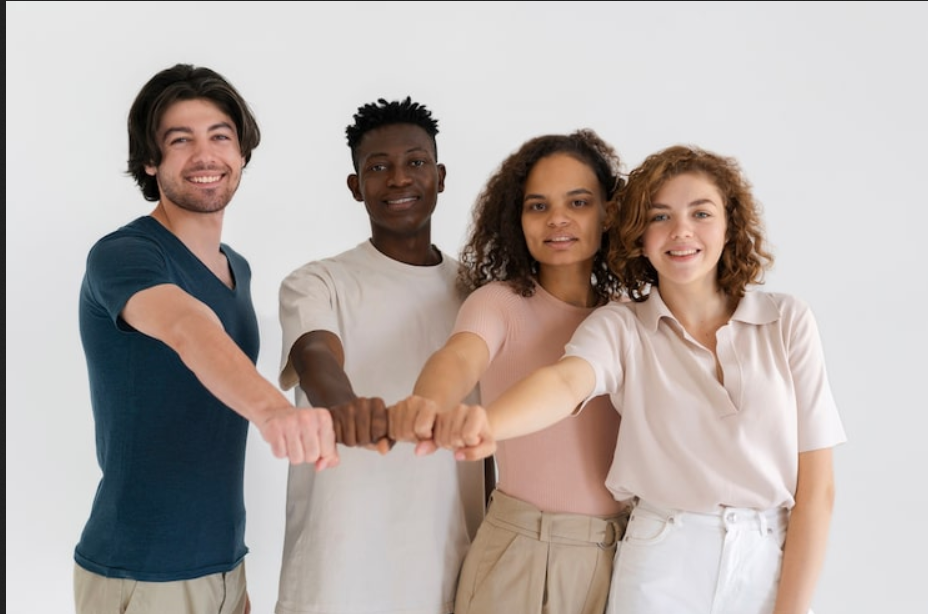
#> input picture dataset/img.png, 928 x 614 px
$ python Scripts.py
#> lines starting #> are read from the running program, lines starting #| are printed output that depends on the picture; after the words box and inside, x2 and y2 are one past the last pixel; in counts of white or black regions, pixels touching at a corner belong together
import cv2

init = cv2.CascadeClassifier("haarcascades/haarcascade_frontalface_default.xml")
imagem = cv2.imread('dataset/img.png')
#> imagem is the input picture: shape (614, 928, 3); mean B, G, R 167.1, 171.4, 181.5

imagemTransmuted = cv2.cvtColor(imagem, cv2.COLOR_BGR2GRAY)
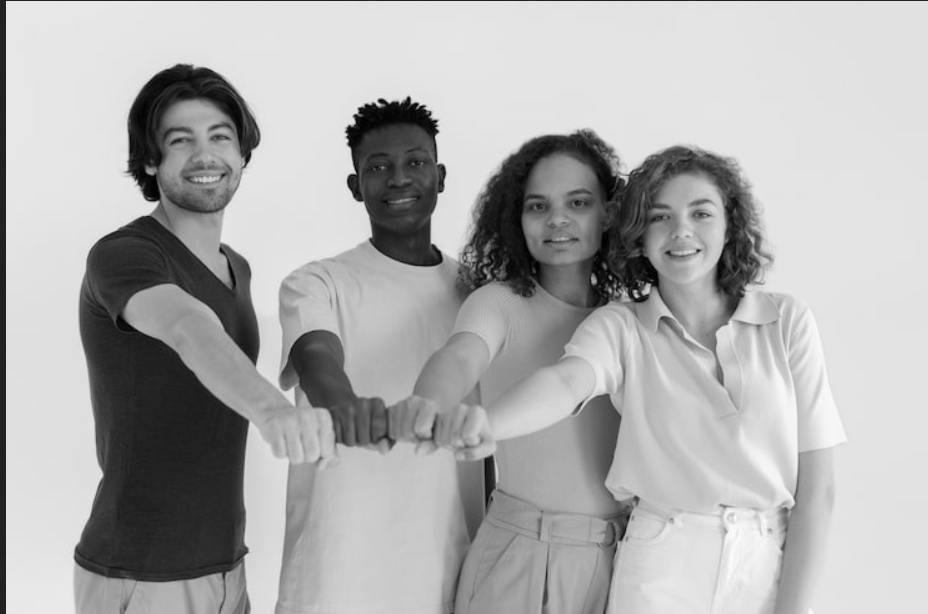
#> imagemTransmuted: shape (614, 928); min 0, max 253, mean 173.9

faces = init.detectMultiScale(imagemTransmuted, scaleFactor=1.1, minNeighbors=3, minSize=(20,30))
#> faces = [[358, 134, 81, 81], [507, 166, 104, 104], [152, 100, 99, 99], [630, 176, 105, 105]]


print(faces)
#| [[358 134  81  81]
#|  [507 166 104 104]
#|  [152 100  99  99]
#|  [630 176 105 105]]

for(x,y,w,h) in faces:
    cv2.rectangle(imagem,(x,y),(x+w,y+h),(0,255,0),2)
#> this loop made 4 passes
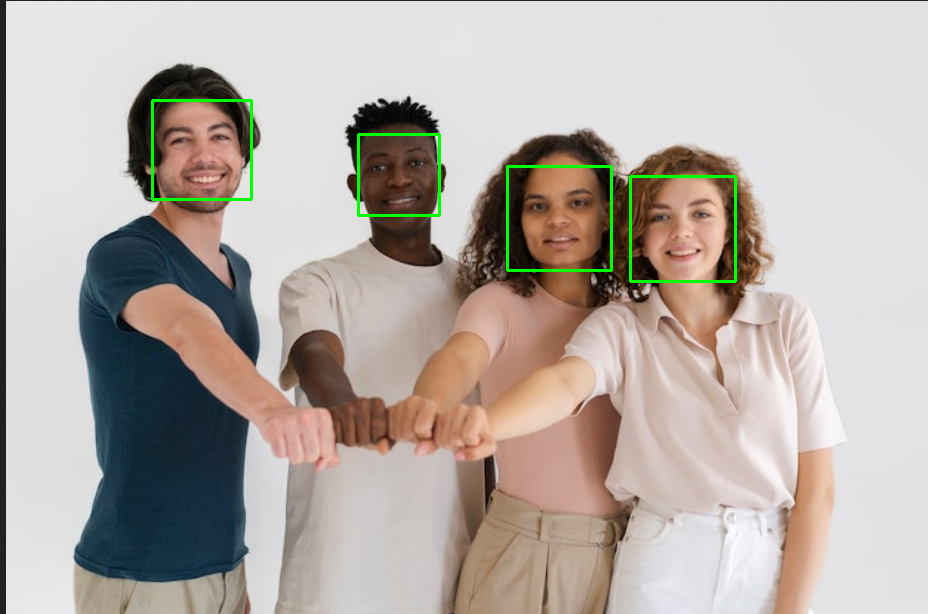
#> imagem: shape (614, 928, 3); 0.82% of pixels changed, all inside (x1, y1, x2, y2) = (151, 99, 737, 283)

cv2.imshow("faces", imagem)
cv2.waitKey()

$ run again, with dataset/360_F_484873483_hg1ofIdXbMha5lKEDG3hJBrwKh1oikTq.jpg saved as dataset/img.png
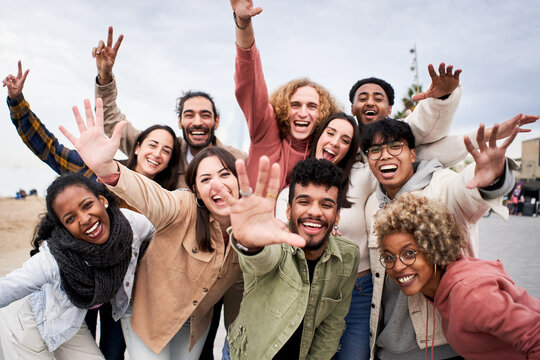
#> input picture dataset/360_F_484873483_hg1ofIdXbMha5lKEDG3hJBrwKh1oikTq.jpg, 540 x 360 px
#> imagem is the input picture: shape (360, 540, 3); mean B, G, R 144.6, 149.2, 168
#> `imagemTransmuted = cv2.cvtColor(imagem, cv2.COLOR_BGR2GRAY)`:
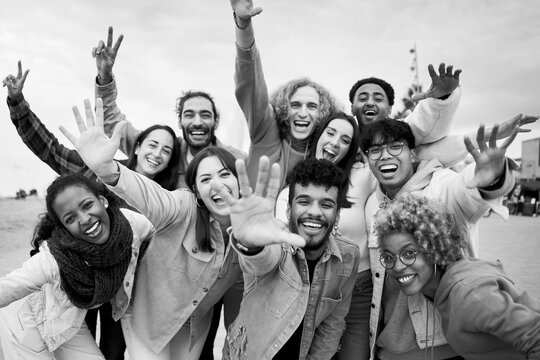
#> imagemTransmuted: shape (360, 540); min 0, max 255, mean 154.3
#> faces = [[350, 81, 42, 42], [279, 88, 48, 48], [173, 96, 49, 49], [138, 131, 41, 41], [188, 157, 53, 53], [285, 180, 59, 59], [370, 232, 61, 61]]
#| [[350  81  42  42]
#|  [279  88  48  48]
#|  [173  96  49  49]
#|  [138 131  41  41]
#|  [188 157  53  53]
#|  [285 180  59  59]
#> (further printed lines are left out)
#> the loop `for(x,y,w,h) in faces:` made 7 passes
#> after the loop `for(x,y,w,h) in faces:`:
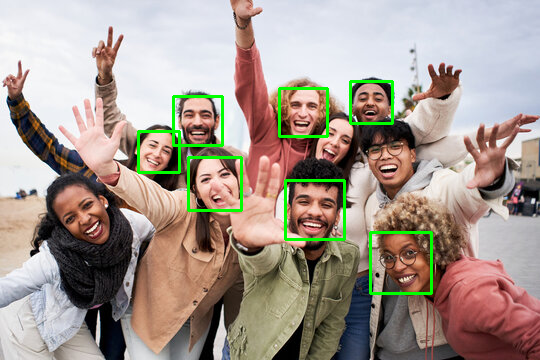
#> imagem: shape (360, 540, 3); 2.16% of pixels changed, all inside (x1, y1, x2, y2) = (137, 80, 433, 295)

$ run again, with dataset/pexels-jopwell-2422290.jpg saved as dataset/img.png
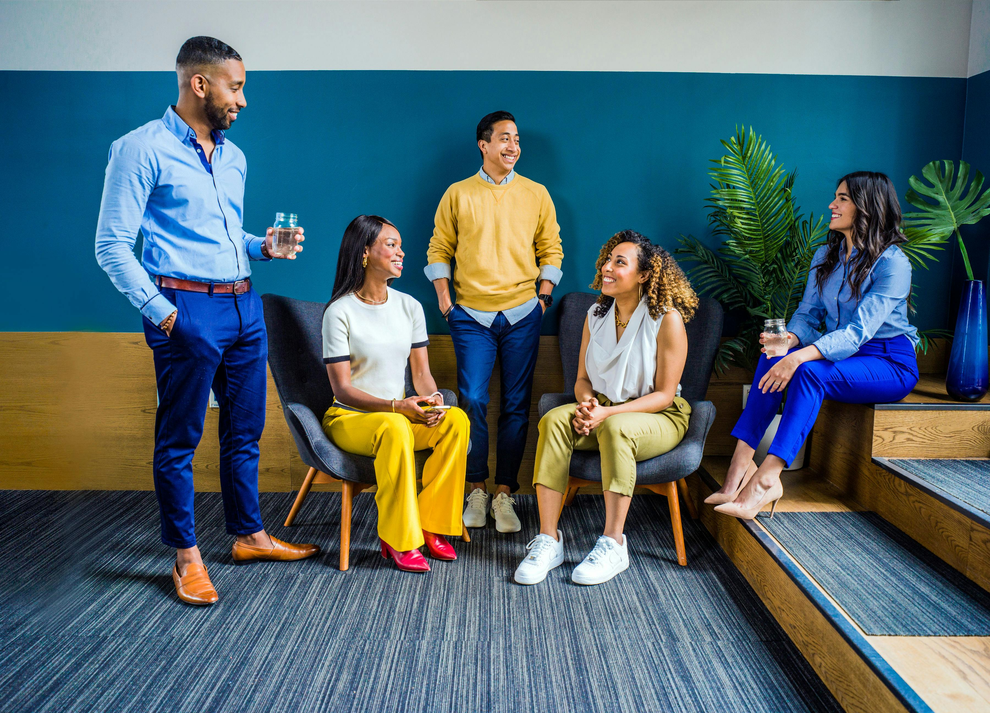
#> input picture dataset/pexels-jopwell-2422290.jpg, 990 x 713 px, shrunk from 3600 x 2591 before the run
#> imagem is the input picture: shape (713, 990, 3); mean B, G, R 111.4, 105.5, 84.9
#> `imagemTransmuted = cv2.cvtColor(imagem, cv2.COLOR_BGR2GRAY)`:
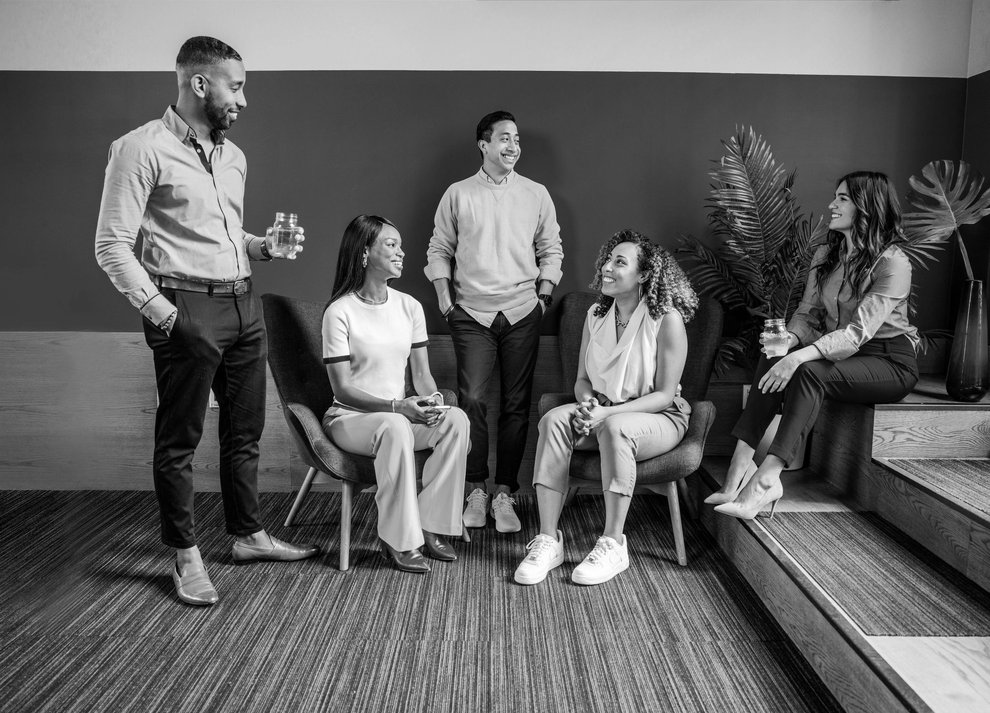
#> imagemTransmuted: shape (713, 990); min 0, max 255, mean 100
#> faces = [[816, 182, 42, 42], [364, 226, 46, 46], [485, 120, 48, 48], [551, 350, 131, 131], [313, 362, 121, 121], [434, 174, 147, 147]]
#| [[816 182  42  42]
#|  [364 226  46  46]
#|  [485 120  48  48]
#|  [551 350 131 131]
#|  [313 362 121 121]
#|  [434 174 147 147]]
#> the loop `for(x,y,w,h) in faces:` made 6 passes
#> after the loop `for(x,y,w,h) in faces:`:
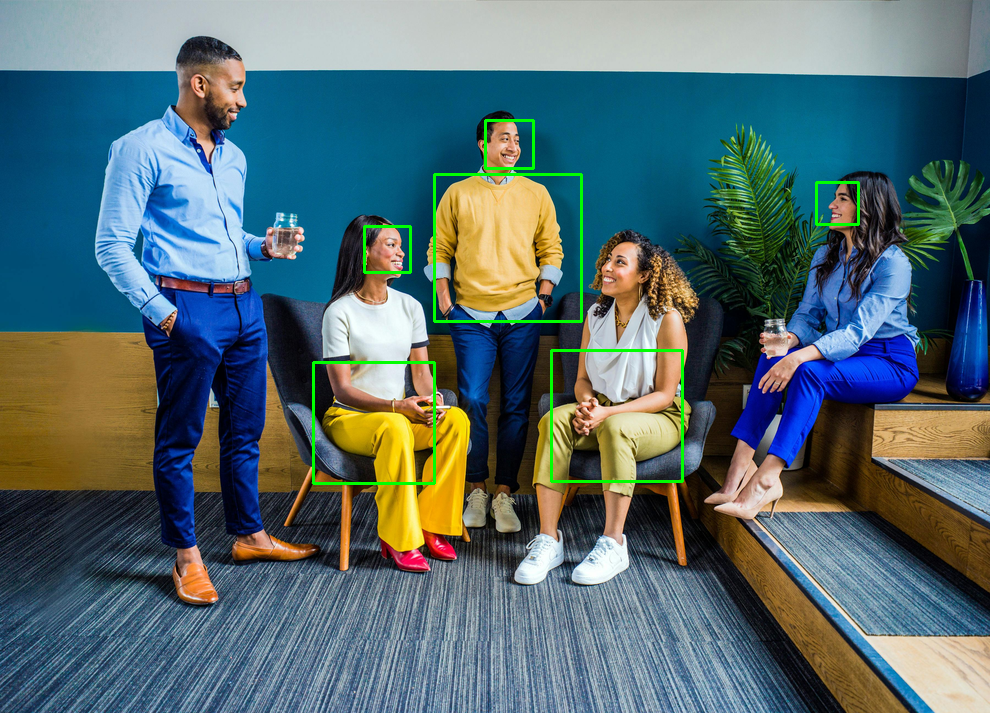
#> imagem: shape (713, 990, 3); 0.91% of pixels changed, all inside (x1, y1, x2, y2) = (312, 119, 860, 485)
